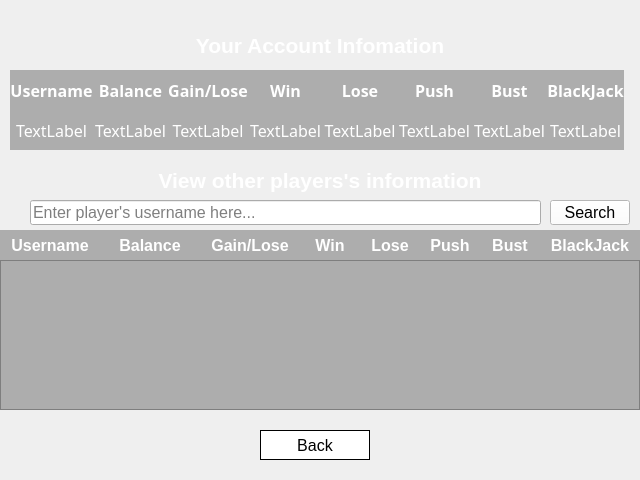
<?xml version="1.0" encoding="UTF-8"?>
<ui version="4.0">
 <class>account_infomation</class>
 <widget class="QWidget" name="account_infomation">
  <property name="geometry">
   <rect>
    <x>0</x>
    <y>0</y>
    <width>640</width>
    <height>480</height>
   </rect>
  </property>
  <property name="windowTitle">
   <string>Form</string>
  </property>
  <widget class="QLabel" name="label">
   <property name="geometry">
    <rect>
     <x>70</x>
     <y>30</y>
     <width>500</width>
     <height>30</height>
    </rect>
   </property>
   <property name="sizePolicy">
    <sizepolicy hsizetype="Fixed" vsizetype="Fixed">
     <horstretch>0</horstretch>
     <verstretch>0</verstretch>
    </sizepolicy>
   </property>
   <property name="font">
    <font>
     <pointsize>16</pointsize>
     <weight>75</weight>
     <bold>true</bold>
    </font>
   </property>
   <property name="styleSheet">
    <string notr="true">color: rgb(255, 255, 255);</string>
   </property>
   <property name="text">
    <string>Your Account Infomation</string>
   </property>
   <property name="alignment">
    <set>Qt::AlignCenter</set>
   </property>
  </widget>
  <widget class="QWidget" name="gridLayoutWidget">
   <property name="geometry">
    <rect>
     <x>10</x>
     <y>70</y>
     <width>614</width>
     <height>80</height>
    </rect>
   </property>
   <property name="font">
    <font>
     <family>Papyrus</family>
     <pointsize>14</pointsize>
     <weight>50</weight>
     <bold>false</bold>
    </font>
   </property>
   <layout class="QGridLayout" name="gridLayout">
    <property name="spacing">
     <number>0</number>
    </property>
    <item row="1" column="2">
     <widget class="QLabel" name="gain_lose">
      <property name="font">
       <font>
        <pointsize>12</pointsize>
        <weight>50</weight>
        <bold>false</bold>
       </font>
      </property>
      <property name="styleSheet">
       <string notr="true">color: rgb(255, 255, 255);background-color: rgba(0, 0, 0, 70);</string>
      </property>
      <property name="text">
       <string>TextLabel</string>
      </property>
      <property name="alignment">
       <set>Qt::AlignCenter</set>
      </property>
     </widget>
    </item>
    <item row="1" column="3">
     <widget class="QLabel" name="win">
      <property name="font">
       <font>
        <pointsize>12</pointsize>
        <weight>50</weight>
        <bold>false</bold>
       </font>
      </property>
      <property name="styleSheet">
       <string notr="true">color: rgb(255, 255, 255);background-color: rgba(0, 0, 0, 70);</string>
      </property>
      <property name="text">
       <string>TextLabel</string>
      </property>
      <property name="alignment">
       <set>Qt::AlignCenter</set>
      </property>
     </widget>
    </item>
    <item row="1" column="4">
     <widget class="QLabel" name="lose">
      <property name="font">
       <font>
        <pointsize>12</pointsize>
        <weight>50</weight>
        <bold>false</bold>
       </font>
      </property>
      <property name="styleSheet">
       <string notr="true">color: rgb(255, 255, 255);background-color: rgba(0, 0, 0, 70);</string>
      </property>
      <property name="text">
       <string>TextLabel</string>
      </property>
      <property name="alignment">
       <set>Qt::AlignCenter</set>
      </property>
     </widget>
    </item>
    <item row="1" column="5">
     <widget class="QLabel" name="push">
      <property name="font">
       <font>
        <pointsize>12</pointsize>
        <weight>50</weight>
        <bold>false</bold>
       </font>
      </property>
      <property name="styleSheet">
       <string notr="true">color: rgb(255, 255, 255);background-color: rgba(0, 0, 0, 70);</string>
      </property>
      <property name="text">
       <string>TextLabel</string>
      </property>
      <property name="alignment">
       <set>Qt::AlignCenter</set>
      </property>
     </widget>
    </item>
    <item row="1" column="6">
     <widget class="QLabel" name="bust">
      <property name="font">
       <font>
        <pointsize>12</pointsize>
        <weight>50</weight>
        <bold>false</bold>
       </font>
      </property>
      <property name="styleSheet">
       <string notr="true">color: rgb(255, 255, 255);background-color: rgba(0, 0, 0, 70);</string>
      </property>
      <property name="text">
       <string>TextLabel</string>
      </property>
      <property name="alignment">
       <set>Qt::AlignCenter</set>
      </property>
     </widget>
    </item>
    <item row="1" column="7">
     <widget class="QLabel" name="blackjack">
      <property name="font">
       <font>
        <pointsize>12</pointsize>
        <weight>50</weight>
        <bold>false</bold>
       </font>
      </property>
      <property name="styleSheet">
       <string notr="true">color: rgb(255, 255, 255);background-color: rgba(0, 0, 0, 70);</string>
      </property>
      <property name="text">
       <string>TextLabel</string>
      </property>
      <property name="alignment">
       <set>Qt::AlignCenter</set>
      </property>
     </widget>
    </item>
    <item row="0" column="2">
     <widget class="QLabel" name="label_5">
      <property name="font">
       <font>
        <pointsize>12</pointsize>
        <weight>75</weight>
        <bold>true</bold>
       </font>
      </property>
      <property name="styleSheet">
       <string notr="true">color: rgb(255, 255, 255);background-color: rgba(0, 0, 0, 70);</string>
      </property>
      <property name="text">
       <string>Gain/Lose</string>
      </property>
      <property name="alignment">
       <set>Qt::AlignCenter</set>
      </property>
     </widget>
    </item>
    <item row="0" column="5">
     <widget class="QLabel" name="label_8">
      <property name="font">
       <font>
        <pointsize>12</pointsize>
        <weight>75</weight>
        <bold>true</bold>
       </font>
      </property>
      <property name="styleSheet">
       <string notr="true">color: rgb(255, 255, 255);background-color: rgba(0, 0, 0, 70);</string>
      </property>
      <property name="text">
       <string>Push</string>
      </property>
      <property name="alignment">
       <set>Qt::AlignCenter</set>
      </property>
     </widget>
    </item>
    <item row="0" column="4">
     <widget class="QLabel" name="label_7">
      <property name="font">
       <font>
        <pointsize>12</pointsize>
        <weight>75</weight>
        <bold>true</bold>
       </font>
      </property>
      <property name="styleSheet">
       <string notr="true">color: rgb(255, 255, 255);background-color: rgba(0, 0, 0, 70);</string>
      </property>
      <property name="text">
       <string>Lose</string>
      </property>
      <property name="alignment">
       <set>Qt::AlignCenter</set>
      </property>
     </widget>
    </item>
    <item row="0" column="6">
     <widget class="QLabel" name="label_9">
      <property name="font">
       <font>
        <pointsize>12</pointsize>
        <weight>75</weight>
        <bold>true</bold>
       </font>
      </property>
      <property name="styleSheet">
       <string notr="true">color: rgb(255, 255, 255);background-color: rgba(0, 0, 0, 70);</string>
      </property>
      <property name="text">
       <string>Bust</string>
      </property>
      <property name="alignment">
       <set>Qt::AlignCenter</set>
      </property>
     </widget>
    </item>
    <item row="0" column="3">
     <widget class="QLabel" name="label_6">
      <property name="font">
       <font>
        <pointsize>12</pointsize>
        <weight>75</weight>
        <bold>true</bold>
       </font>
      </property>
      <property name="styleSheet">
       <string notr="true">color: rgb(255, 255, 255);background-color: rgba(0, 0, 0, 70);</string>
      </property>
      <property name="text">
       <string>Win</string>
      </property>
      <property name="alignment">
       <set>Qt::AlignCenter</set>
      </property>
     </widget>
    </item>
    <item row="0" column="1">
     <widget class="QLabel" name="label_4">
      <property name="font">
       <font>
        <pointsize>12</pointsize>
        <weight>75</weight>
        <bold>true</bold>
       </font>
      </property>
      <property name="styleSheet">
       <string notr="true">color: rgb(255, 255, 255);background-color: rgba(0, 0, 0, 70);</string>
      </property>
      <property name="text">
       <string>Balance</string>
      </property>
      <property name="alignment">
       <set>Qt::AlignCenter</set>
      </property>
     </widget>
    </item>
    <item row="0" column="7">
     <widget class="QLabel" name="label_10">
      <property name="font">
       <font>
        <pointsize>12</pointsize>
        <weight>75</weight>
        <bold>true</bold>
       </font>
      </property>
      <property name="styleSheet">
       <string notr="true">color: rgb(255, 255, 255);background-color: rgba(0, 0, 0, 70);</string>
      </property>
      <property name="text">
       <string>BlackJack</string>
      </property>
      <property name="alignment">
       <set>Qt::AlignCenter</set>
      </property>
     </widget>
    </item>
    <item row="1" column="1">
     <widget class="QLabel" name="balance">
      <property name="font">
       <font>
        <pointsize>12</pointsize>
        <weight>50</weight>
        <bold>false</bold>
       </font>
      </property>
      <property name="styleSheet">
       <string notr="true">color: rgb(255, 255, 255);background-color: rgba(0, 0, 0, 70);</string>
      </property>
      <property name="text">
       <string>TextLabel</string>
      </property>
      <property name="alignment">
       <set>Qt::AlignCenter</set>
      </property>
     </widget>
    </item>
    <item row="0" column="0">
     <widget class="QLabel" name="label_3">
      <property name="font">
       <font>
        <pointsize>12</pointsize>
        <weight>75</weight>
        <bold>true</bold>
       </font>
      </property>
      <property name="styleSheet">
       <string notr="true">color: rgb(255, 255, 255);background-color: rgba(0, 0, 0, 70);</string>
      </property>
      <property name="text">
       <string>Username</string>
      </property>
      <property name="alignment">
       <set>Qt::AlignCenter</set>
      </property>
     </widget>
    </item>
    <item row="1" column="0">
     <widget class="QLabel" name="username">
      <property name="font">
       <font>
        <pointsize>12</pointsize>
        <weight>50</weight>
        <bold>false</bold>
       </font>
      </property>
      <property name="styleSheet">
       <string notr="true">color: rgb(255, 255, 255);background-color: rgba(0, 0, 0, 70);</string>
      </property>
      <property name="text">
       <string>TextLabel</string>
      </property>
      <property name="alignment">
       <set>Qt::AlignCenter</set>
      </property>
     </widget>
    </item>
   </layout>
  </widget>
  <widget class="QPushButton" name="back_button">
   <property name="geometry">
    <rect>
     <x>260</x>
     <y>430</y>
     <width>110</width>
     <height>30</height>
    </rect>
   </property>
   <property name="font">
    <font>
     <pointsize>12</pointsize>
     <weight>50</weight>
     <bold>false</bold>
    </font>
   </property>
   <property name="styleSheet">
    <string notr="true">color: rgb(0, 0, 0);
background-color: rgb(255, 255, 255);
border-style:outset;
border-width:1px;</string>
   </property>
   <property name="text">
    <string>Back</string>
   </property>
  </widget>
  <widget class="QLabel" name="label_2">
   <property name="geometry">
    <rect>
     <x>70</x>
     <y>160</y>
     <width>500</width>
     <height>40</height>
    </rect>
   </property>
   <property name="font">
    <font>
     <pointsize>16</pointsize>
     <weight>75</weight>
     <bold>true</bold>
    </font>
   </property>
   <property name="styleSheet">
    <string notr="true">color: rgb(255, 255, 255);</string>
   </property>
   <property name="text">
    <string>View other players's information</string>
   </property>
   <property name="alignment">
    <set>Qt::AlignCenter</set>
   </property>
  </widget>
  <widget class="QLineEdit" name="search_entry">
   <property name="geometry">
    <rect>
     <x>30</x>
     <y>200</y>
     <width>511</width>
     <height>25</height>
    </rect>
   </property>
   <property name="font">
    <font>
     <pointsize>12</pointsize>
    </font>
   </property>
   <property name="placeholderText">
    <string>Enter player's username here...</string>
   </property>
  </widget>
  <widget class="QTableWidget" name="result_table">
   <property name="geometry">
    <rect>
     <x>0</x>
     <y>260</y>
     <width>640</width>
     <height>150</height>
    </rect>
   </property>
   <property name="sizePolicy">
    <sizepolicy hsizetype="Fixed" vsizetype="Fixed">
     <horstretch>0</horstretch>
     <verstretch>0</verstretch>
    </sizepolicy>
   </property>
   <property name="font">
    <font>
     <pointsize>12</pointsize>
     <weight>50</weight>
     <bold>false</bold>
    </font>
   </property>
   <property name="styleSheet">
    <string notr="true">color: rgb(255, 255, 255);background-color: rgba(0, 0, 0, 70);</string>
   </property>
   <property name="verticalScrollBarPolicy">
    <enum>Qt::ScrollBarAlwaysOff</enum>
   </property>
   <property name="horizontalScrollBarPolicy">
    <enum>Qt::ScrollBarAlwaysOff</enum>
   </property>
   <property name="sizeAdjustPolicy">
    <enum>QAbstractScrollArea::AdjustIgnored</enum>
   </property>
   <property name="editTriggers">
    <set>QAbstractItemView::NoEditTriggers</set>
   </property>
   <property name="showGrid">
    <bool>false</bool>
   </property>
   <property name="gridStyle">
    <enum>Qt::NoPen</enum>
   </property>
   <attribute name="horizontalHeaderVisible">
    <bool>false</bool>
   </attribute>
   <attribute name="horizontalHeaderCascadingSectionResizes">
    <bool>false</bool>
   </attribute>
   <attribute name="horizontalHeaderHighlightSections">
    <bool>false</bool>
   </attribute>
   <attribute name="horizontalHeaderStretchLastSection">
    <bool>true</bool>
   </attribute>
   <attribute name="verticalHeaderVisible">
    <bool>false</bool>
   </attribute>
   <attribute name="verticalHeaderCascadingSectionResizes">
    <bool>false</bool>
   </attribute>
   <attribute name="verticalHeaderHighlightSections">
    <bool>false</bool>
   </attribute>
   <attribute name="verticalHeaderStretchLastSection">
    <bool>false</bool>
   </attribute>
   <column>
    <property name="text">
     <string>Usename</string>
    </property>
    <property name="textAlignment">
     <set>AlignCenter</set>
    </property>
   </column>
   <column>
    <property name="text">
     <string>Balance</string>
    </property>
    <property name="textAlignment">
     <set>AlignCenter</set>
    </property>
   </column>
   <column>
    <property name="text">
     <string>Gain/Lose</string>
    </property>
    <property name="textAlignment">
     <set>AlignCenter</set>
    </property>
   </column>
   <column>
    <property name="text">
     <string>Win</string>
    </property>
    <property name="textAlignment">
     <set>AlignCenter</set>
    </property>
   </column>
   <column>
    <property name="text">
     <string>Lose</string>
    </property>
    <property name="textAlignment">
     <set>AlignCenter</set>
    </property>
   </column>
   <column>
    <property name="text">
     <string>Push</string>
    </property>
    <property name="textAlignment">
     <set>AlignCenter</set>
    </property>
   </column>
   <column>
    <property name="text">
     <string>Bust</string>
    </property>
    <property name="textAlignment">
     <set>AlignCenter</set>
    </property>
   </column>
   <column>
    <property name="text">
     <string>BlackJack</string>
    </property>
    <property name="textAlignment">
     <set>AlignCenter</set>
    </property>
   </column>
  </widget>
  <widget class="QPushButton" name="search_button">
   <property name="geometry">
    <rect>
     <x>550</x>
     <y>200</y>
     <width>80</width>
     <height>25</height>
    </rect>
   </property>
   <property name="font">
    <font>
     <pointsize>12</pointsize>
     <weight>50</weight>
     <bold>false</bold>
    </font>
   </property>
   <property name="styleSheet">
    <string notr="true">color: rgb(0, 0, 0);
background-color: rgb(255, 255, 255);
border-color: rgb(255, 255, 255);</string>
   </property>
   <property name="text">
    <string>Search</string>
   </property>
  </widget>
  <widget class="QLabel" name="label_11">
   <property name="geometry">
    <rect>
     <x>0</x>
     <y>0</y>
     <width>640</width>
     <height>480</height>
    </rect>
   </property>
   <property name="styleSheet">
    <string notr="true">border-image: url(./asset/home.png) 0 0 0 0 stretch stretch;</string>
   </property>
   <property name="text">
    <string/>
   </property>
  </widget>
  <widget class="QLabel" name="label_12">
   <property name="geometry">
    <rect>
     <x>0</x>
     <y>230</y>
     <width>100</width>
     <height>30</height>
    </rect>
   </property>
   <property name="font">
    <font>
     <pointsize>12</pointsize>
     <weight>75</weight>
     <bold>true</bold>
    </font>
   </property>
   <property name="styleSheet">
    <string notr="true">color: rgb(255, 255, 255);background-color: rgba(0, 0, 0, 70);</string>
   </property>
   <property name="text">
    <string>Username</string>
   </property>
   <property name="alignment">
    <set>Qt::AlignCenter</set>
   </property>
  </widget>
  <widget class="QLabel" name="label_13">
   <property name="geometry">
    <rect>
     <x>100</x>
     <y>230</y>
     <width>100</width>
     <height>30</height>
    </rect>
   </property>
   <property name="font">
    <font>
     <pointsize>12</pointsize>
     <weight>75</weight>
     <bold>true</bold>
    </font>
   </property>
   <property name="styleSheet">
    <string notr="true">color: rgb(255, 255, 255);background-color: rgba(0, 0, 0, 70);</string>
   </property>
   <property name="text">
    <string>Balance</string>
   </property>
   <property name="alignment">
    <set>Qt::AlignCenter</set>
   </property>
  </widget>
  <widget class="QLabel" name="label_15">
   <property name="geometry">
    <rect>
     <x>200</x>
     <y>230</y>
     <width>100</width>
     <height>30</height>
    </rect>
   </property>
   <property name="font">
    <font>
     <pointsize>12</pointsize>
     <weight>75</weight>
     <bold>true</bold>
    </font>
   </property>
   <property name="styleSheet">
    <string notr="true">color: rgb(255, 255, 255);background-color: rgba(0, 0, 0, 70);</string>
   </property>
   <property name="text">
    <string>Gain/Lose</string>
   </property>
   <property name="alignment">
    <set>Qt::AlignCenter</set>
   </property>
  </widget>
  <widget class="QLabel" name="label_14">
   <property name="geometry">
    <rect>
     <x>300</x>
     <y>230</y>
     <width>60</width>
     <height>30</height>
    </rect>
   </property>
   <property name="font">
    <font>
     <pointsize>12</pointsize>
     <weight>75</weight>
     <bold>true</bold>
    </font>
   </property>
   <property name="styleSheet">
    <string notr="true">color: rgb(255, 255, 255);background-color: rgba(0, 0, 0, 70);</string>
   </property>
   <property name="text">
    <string>Win</string>
   </property>
   <property name="alignment">
    <set>Qt::AlignCenter</set>
   </property>
  </widget>
  <widget class="QLabel" name="label_16">
   <property name="geometry">
    <rect>
     <x>360</x>
     <y>230</y>
     <width>60</width>
     <height>30</height>
    </rect>
   </property>
   <property name="font">
    <font>
     <pointsize>12</pointsize>
     <weight>75</weight>
     <bold>true</bold>
    </font>
   </property>
   <property name="styleSheet">
    <string notr="true">color: rgb(255, 255, 255);background-color: rgba(0, 0, 0, 70);</string>
   </property>
   <property name="text">
    <string>Lose</string>
   </property>
   <property name="alignment">
    <set>Qt::AlignCenter</set>
   </property>
  </widget>
  <widget class="QLabel" name="label_17">
   <property name="geometry">
    <rect>
     <x>420</x>
     <y>230</y>
     <width>60</width>
     <height>30</height>
    </rect>
   </property>
   <property name="font">
    <font>
     <pointsize>12</pointsize>
     <weight>75</weight>
     <bold>true</bold>
    </font>
   </property>
   <property name="styleSheet">
    <string notr="true">color: rgb(255, 255, 255);background-color: rgba(0, 0, 0, 70);</string>
   </property>
   <property name="text">
    <string>Push</string>
   </property>
   <property name="alignment">
    <set>Qt::AlignCenter</set>
   </property>
  </widget>
  <widget class="QLabel" name="label_18">
   <property name="geometry">
    <rect>
     <x>480</x>
     <y>230</y>
     <width>60</width>
     <height>30</height>
    </rect>
   </property>
   <property name="font">
    <font>
     <pointsize>12</pointsize>
     <weight>75</weight>
     <bold>true</bold>
    </font>
   </property>
   <property name="styleSheet">
    <string notr="true">color: rgb(255, 255, 255);background-color: rgba(0, 0, 0, 70);</string>
   </property>
   <property name="text">
    <string>Bust</string>
   </property>
   <property name="alignment">
    <set>Qt::AlignCenter</set>
   </property>
  </widget>
  <widget class="QLabel" name="label_19">
   <property name="geometry">
    <rect>
     <x>540</x>
     <y>230</y>
     <width>100</width>
     <height>30</height>
    </rect>
   </property>
   <property name="font">
    <font>
     <pointsize>12</pointsize>
     <weight>75</weight>
     <bold>true</bold>
    </font>
   </property>
   <property name="styleSheet">
    <string notr="true">color: rgb(255, 255, 255);background-color: rgba(0, 0, 0, 70);</string>
   </property>
   <property name="text">
    <string>BlackJack</string>
   </property>
   <property name="alignment">
    <set>Qt::AlignCenter</set>
   </property>
  </widget>
  <zorder>label_11</zorder>
  <zorder>label</zorder>
  <zorder>gridLayoutWidget</zorder>
  <zorder>back_button</zorder>
  <zorder>label_2</zorder>
  <zorder>search_entry</zorder>
  <zorder>result_table</zorder>
  <zorder>search_button</zorder>
  <zorder>label_12</zorder>
  <zorder>label_13</zorder>
  <zorder>label_15</zorder>
  <zorder>label_14</zorder>
  <zorder>label_16</zorder>
  <zorder>label_17</zorder>
  <zorder>label_18</zorder>
  <zorder>label_19</zorder>
 </widget>
 <resources/>
 <connections/>
</ui>
